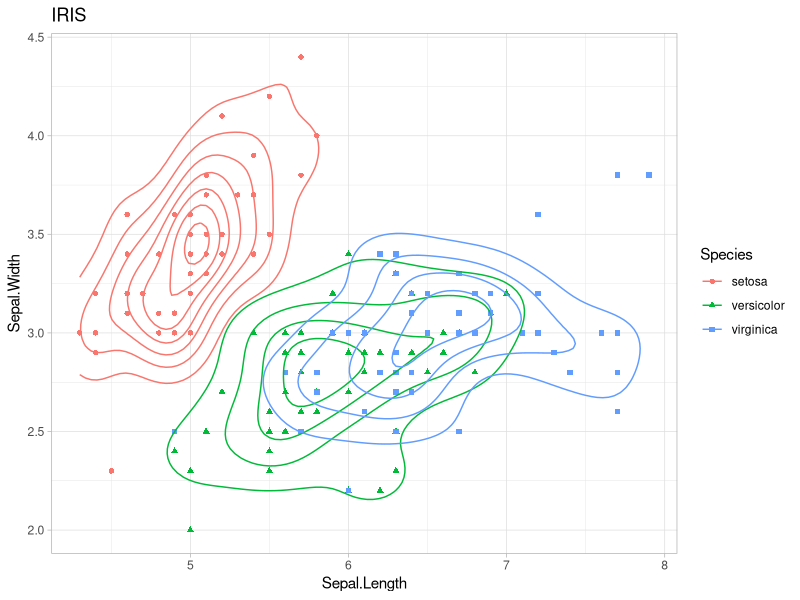
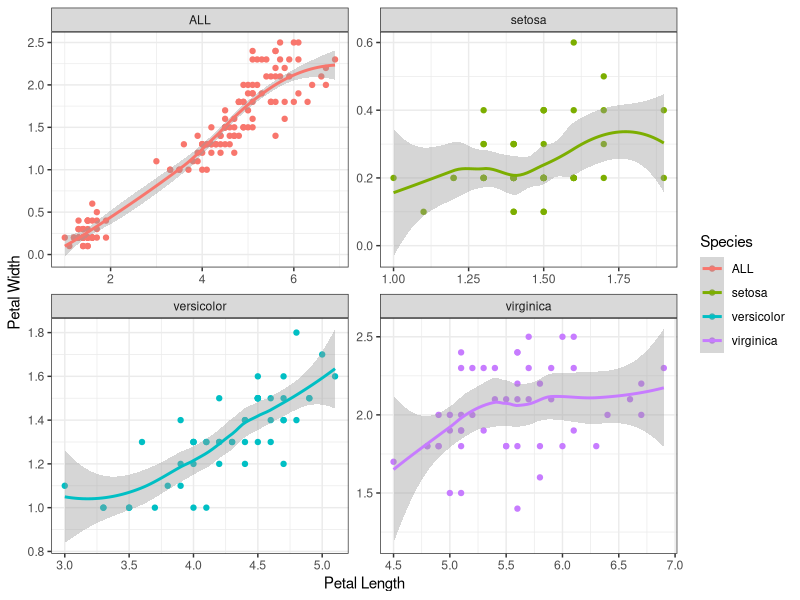

These figures' R source, in order:
library(tidyverse)
#Mejora la gráfica del dataset de iris.
iris %>%
  ggplot(aes(Sepal.Length, Sepal.Width, color = Species, shape = Species)) +
  geom_point() +
  geom_density2d() +
  ggtitle('IRIS') +
  theme_light()

#Agrega facetas (facet_grid()) y geom_smooth para conseguir separar por specie las gráficas.
  iris %>%
  mutate(Species = 'ALL') %>%
  bind_rows(iris) %>%
  ggplot(aes(Petal.Length, Petal.Width, color = Species)) +
  geom_point() +
  geom_smooth() +
  xlab('Petal Length') +
  ylab('Petal Width') +
  facet_wrap(~Species, scales = 'free') +
  theme_bw()